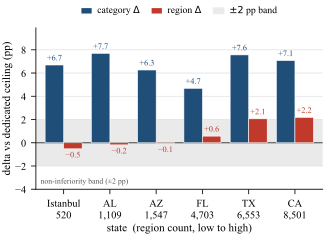

Python code for this plot:
#!/usr/bin/env python
"""
Figure 3 (MobiWac 2026): headline signed-deltas plot.

Per state, ordered by region count, plot:
  - the next-category delta (MTL - dedicated STL category ceiling), always positive;
  - the next-region   delta (MTL - dedicated STL region   ceiling), negative at the
    small region counts and positive at the large.

A shaded +/- 2-point non-inferiority band and a zero line sit on the region axis
so the reader sees the region delta crossing from within-the-band (small region
counts) to clearly positive (large region counts), while the category delta is up
everywhere.

Numbers are the authoritative board deltas (RESULTS_BOARD.md, Delta = MTL - STL
ceiling, in percentage points). n=5 (seed 0) provisional.

Run with the repo venv:
    /Users/vitor/Desktop/mestrado/ingred/.venv/bin/python fig3_deltas.py
Writes fig3_deltas.pdf next to this script.
"""

import os
import matplotlib

matplotlib.use("Agg")
import matplotlib.pyplot as plt
from matplotlib.patches import Patch
from matplotlib.lines import Line2D

# ---------------------------------------------------------------------------
# Board numbers (Delta = MTL - dedicated STL ceiling, percentage points).
# Ordered by region count (ascending): Istanbul 520, AL 1109, AZ 1547,
# FL 4703, TX 6553, CA 8501.
# ---------------------------------------------------------------------------
STATES = [
    # label,      region count, category delta, region delta
    ("Istanbul", 520, 6.69, -0.52),
    ("AL", 1109, 7.69, -0.18),
    ("AZ", 1547, 6.26, -0.06),
    ("FL", 4703, 4.68, 0.57),
    ("TX", 6553, 7.56, 2.06),
    ("CA", 8501, 7.07, 2.18),
]

labels = [s[0] for s in STATES]
region_counts = [s[1] for s in STATES]
cat_delta = [s[2] for s in STATES]
reg_delta = [s[3] for s in STATES]

# x tick labels carry the region count so the ordering axis is explicit.
xticklabels = [f"{lab}\n{cnt:,}" for lab, cnt in zip(labels, region_counts)]

NI_MARGIN = 2.0  # non-inferiority band, +/- 2 points of Acc@10

# ---------------------------------------------------------------------------
# Style: IEEE-friendly, serif, legible at ~3.3 in two-column width.
# ---------------------------------------------------------------------------
plt.rcParams.update(
    {
        "font.family": "serif",
        "font.serif": ["Times New Roman", "Nimbus Roman", "DejaVu Serif"],
        "font.size": 8,
        "axes.labelsize": 8,
        "axes.titlesize": 8,
        "xtick.labelsize": 7.5,
        "ytick.labelsize": 7.5,
        "legend.fontsize": 7,
        "axes.linewidth": 0.6,
        "xtick.major.width": 0.6,
        "ytick.major.width": 0.6,
        "pdf.fonttype": 42,  # editable / embeddable text in the PDF
        "ps.fonttype": 42,
    }
)

CAT_COLOR = "#1f4e79"  # deep blue: category (always up)
REG_COLOR = "#c0392b"  # brick red: region (crosses the band)
BAND_COLOR = "#b8b8b8"
GRID_COLOR = "#dddddd"

x = list(range(len(STATES)))
bar_w = 0.40

fig, ax = plt.subplots(figsize=(3.3, 2.45))

# --- non-inferiority band and zero line (region reference frame) ----------
ax.axhspan(
    -NI_MARGIN,
    NI_MARGIN,
    color=BAND_COLOR,
    alpha=0.30,
    zorder=0,
    linewidth=0,
)
ax.axhline(0.0, color="#444444", linewidth=0.7, zorder=1)

# --- grouped bars ---------------------------------------------------------
xs_cat = [xi - bar_w / 2 for xi in x]
xs_reg = [xi + bar_w / 2 for xi in x]

bars_cat = ax.bar(
    xs_cat,
    cat_delta,
    width=bar_w,
    color=CAT_COLOR,
    edgecolor="white",
    linewidth=0.4,
    zorder=3,
    label="category",
)
bars_reg = ax.bar(
    xs_reg,
    reg_delta,
    width=bar_w,
    color=REG_COLOR,
    edgecolor="white",
    linewidth=0.4,
    zorder=3,
    label="region",
)

# --- value labels ---------------------------------------------------------
for xi, v in zip(xs_cat, cat_delta):
    ax.annotate(
        f"+{v:.1f}",
        (xi, v),
        textcoords="offset points",
        xytext=(0, 2.0),
        ha="center",
        va="bottom",
        fontsize=6.0,
        color=CAT_COLOR,
    )
for xi, v in zip(xs_reg, reg_delta):
    sign = "+" if v >= 0 else "−"  # unicode minus, no em-dash policy unaffected
    va = "bottom" if v >= 0 else "top"
    off = 2.0 if v >= 0 else -2.0
    ax.annotate(
        f"{sign}{abs(v):.1f}",
        (xi, v),
        textcoords="offset points",
        xytext=(0, off),
        ha="center",
        va=va,
        fontsize=6.0,
        color=REG_COLOR,
    )

# NOTE: TX is now CLOSED at 5 folds (fp32 single-device, +2.06 region); the old
# "TX 2/5 folds" annotation was removed (stale, and it overlapped the CA bar).
# The whole board is n=5 (seed 0) provisional, stated once in the caption.

# --- axes cosmetics -------------------------------------------------------
ax.set_xticks(x)
ax.set_xticklabels(xticklabels)
ax.set_xlabel("state  (region count, low to high)", labelpad=2)
ax.set_ylabel("delta vs dedicated ceiling (pp)", labelpad=2)

ymax = max(cat_delta) + 2.2
ymin = min(min(reg_delta) - 1.6, -NI_MARGIN - 2.0)
ax.set_ylim(ymin, ymax)
ax.set_xlim(-0.6, len(STATES) - 0.4)

ax.yaxis.grid(True, color=GRID_COLOR, linewidth=0.5, zorder=0)
ax.set_axisbelow(True)
for spine in ("top", "right"):
    ax.spines[spine].set_visible(False)

# annotate the band once, on the left, so its meaning is clear
ax.annotate(
    "non-inferiority band (±2 pp)",
    (-0.5, -NI_MARGIN),
    textcoords="offset points",
    xytext=(0, -8.5),
    ha="left",
    va="top",
    fontsize=5.6,
    color="#555555",
)

# --- legend ---------------------------------------------------------------
legend_handles = [
    Patch(facecolor=CAT_COLOR, edgecolor="white", label="category $\\Delta$"),
    Patch(facecolor=REG_COLOR, edgecolor="white", label="region $\\Delta$"),
    Patch(facecolor=BAND_COLOR, alpha=0.30, edgecolor="none", label="$\\pm2$ pp band"),
]
ax.legend(
    handles=legend_handles,
    loc="upper center",
    bbox_to_anchor=(0.5, 1.16),
    ncol=3,
    frameon=False,
    handlelength=1.2,
    handletextpad=0.5,
    columnspacing=1.1,
    borderaxespad=0.0,
)

fig.tight_layout(pad=0.4)

out_path = os.path.join(os.path.dirname(os.path.abspath(__file__)), "fig3_deltas.pdf")
fig.savefig(out_path, bbox_inches="tight", pad_inches=0.02)
print(f"wrote {out_path}")
